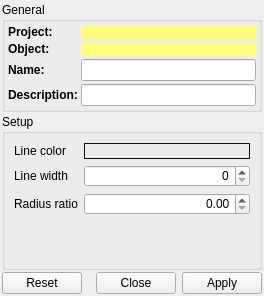
<?xml version="1.0" encoding="UTF-8"?>
<ui version="4.0">
 <class>FreezedAtomsSetupDesigner</class>
 <widget class="QWidget" name="FreezedAtomsSetupDesigner">
  <property name="geometry">
   <rect>
    <x>0</x>
    <y>0</y>
    <width>264</width>
    <height>296</height>
   </rect>
  </property>
  <property name="windowTitle">
   <string>Vector Setup Designer</string>
  </property>
  <layout class="QVBoxLayout" name="verticalLayout">
   <property name="spacing">
    <number>2</number>
   </property>
   <property name="margin">
    <number>2</number>
   </property>
   <item>
    <widget class="QGroupBox" name="generalGB">
     <property name="sizePolicy">
      <sizepolicy hsizetype="Preferred" vsizetype="Fixed">
       <horstretch>0</horstretch>
       <verstretch>0</verstretch>
      </sizepolicy>
     </property>
     <property name="styleSheet">
      <string notr="true">QPushButton {
	border: 1px solid #101010;
}</string>
     </property>
     <property name="title">
      <string>General</string>
     </property>
     <layout class="QGridLayout">
      <property name="margin">
       <number>3</number>
      </property>
      <property name="spacing">
       <number>3</number>
      </property>
      <item row="0" column="0">
       <widget class="QLabel" name="label1">
        <property name="font">
         <font>
          <weight>75</weight>
          <bold>true</bold>
         </font>
        </property>
        <property name="text">
         <string>Project:</string>
        </property>
       </widget>
      </item>
      <item row="0" column="1">
       <widget class="QPushButton" name="projectPB">
        <property name="focusPolicy">
         <enum>Qt::NoFocus</enum>
        </property>
        <property name="autoFillBackground">
         <bool>false</bool>
        </property>
        <property name="styleSheet">
         <string notr="true"> QPushButton {
     border: 1px none #dadbde;
     background-color: #FFFF7F;
     border-radius: 2px;
 }

 QPushButton:pressed {
     border: 2px solid #AAAAAA;
 }
</string>
        </property>
        <property name="text">
         <string/>
        </property>
        <property name="flat">
         <bool>true</bool>
        </property>
       </widget>
      </item>
      <item row="1" column="0">
       <widget class="QLabel" name="label2">
        <property name="font">
         <font>
          <weight>75</weight>
          <bold>true</bold>
         </font>
        </property>
        <property name="text">
         <string>Object:</string>
        </property>
       </widget>
      </item>
      <item row="1" column="1">
       <widget class="QPushButton" name="objectPB">
        <property name="autoFillBackground">
         <bool>false</bool>
        </property>
        <property name="styleSheet">
         <string notr="true"> QPushButton {
     border: 1px none #dadbde;
     background-color: #FFFF7F;
     border-radius: 2px;
 }

 QPushButton:pressed {
     border: 2px solid #AAAAAA;
 }</string>
        </property>
        <property name="text">
         <string/>
        </property>
        <property name="flat">
         <bool>true</bool>
        </property>
       </widget>
      </item>
      <item row="2" column="0">
       <widget class="QLabel" name="label3">
        <property name="text">
         <string>&lt;b&gt;Name:&lt;/b&gt;</string>
        </property>
       </widget>
      </item>
      <item row="2" column="1">
       <widget class="QLineEdit" name="nameLE"/>
      </item>
      <item row="3" column="0">
       <widget class="QLabel" name="label4">
        <property name="text">
         <string>&lt;b&gt;Description:&lt;/b&gt;</string>
        </property>
       </widget>
      </item>
      <item row="3" column="1">
       <widget class="QLineEdit" name="descriptionLE"/>
      </item>
     </layout>
    </widget>
   </item>
   <item>
    <widget class="QGroupBox" name="groupBox_3">
     <property name="styleSheet">
      <string notr="true">QPushButton {
	border: 1px solid #101010;
	border-radius: 0px;
}</string>
     </property>
     <property name="title">
      <string>Setup</string>
     </property>
     <layout class="QGridLayout" name="gridLayout">
      <item row="0" column="0">
       <widget class="QLabel" name="label">
        <property name="text">
         <string>Line color</string>
        </property>
       </widget>
      </item>
      <item row="0" column="1">
       <widget class="QPushButton" name="colorTB">
        <property name="sizePolicy">
         <sizepolicy hsizetype="Expanding" vsizetype="Fixed">
          <horstretch>0</horstretch>
          <verstretch>0</verstretch>
         </sizepolicy>
        </property>
        <property name="text">
         <string/>
        </property>
       </widget>
      </item>
      <item row="1" column="0">
       <widget class="QLabel" name="label_4">
        <property name="text">
         <string>Line width</string>
        </property>
       </widget>
      </item>
      <item row="1" column="1">
       <widget class="QSpinBox" name="widthSB">
        <property name="sizePolicy">
         <sizepolicy hsizetype="Expanding" vsizetype="Fixed">
          <horstretch>0</horstretch>
          <verstretch>0</verstretch>
         </sizepolicy>
        </property>
        <property name="layoutDirection">
         <enum>Qt::LeftToRight</enum>
        </property>
        <property name="alignment">
         <set>Qt::AlignRight|Qt::AlignTrailing|Qt::AlignVCenter</set>
        </property>
       </widget>
      </item>
      <item row="2" column="0">
       <widget class="QLabel" name="label_5">
        <property name="text">
         <string>Radius ratio</string>
        </property>
       </widget>
      </item>
      <item row="2" column="1">
       <widget class="QDoubleSpinBox" name="ratioSB">
        <property name="sizePolicy">
         <sizepolicy hsizetype="Expanding" vsizetype="Fixed">
          <horstretch>0</horstretch>
          <verstretch>0</verstretch>
         </sizepolicy>
        </property>
        <property name="alignment">
         <set>Qt::AlignRight|Qt::AlignTrailing|Qt::AlignVCenter</set>
        </property>
        <property name="decimals">
         <number>2</number>
        </property>
        <property name="singleStep">
         <double>0.050000000000000</double>
        </property>
       </widget>
      </item>
      <item row="3" column="0" colspan="2">
       <spacer name="verticalSpacer">
        <property name="orientation">
         <enum>Qt::Vertical</enum>
        </property>
        <property name="sizeHint" stdset="0">
         <size>
          <width>20</width>
          <height>40</height>
         </size>
        </property>
       </spacer>
      </item>
     </layout>
    </widget>
   </item>
   <item>
    <widget class="QDialogButtonBox" name="buttonBox">
     <property name="standardButtons">
      <set>QDialogButtonBox::Apply|QDialogButtonBox::Close|QDialogButtonBox::Reset</set>
     </property>
    </widget>
   </item>
  </layout>
 </widget>
 <resources/>
 <connections/>
</ui>
